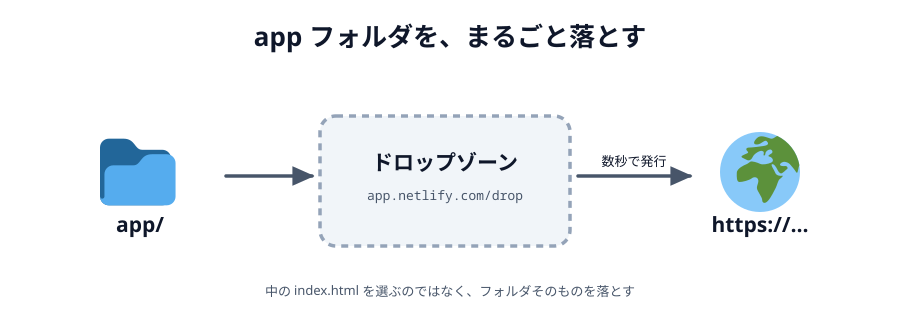

Write Python code to recreate this figure.
# 01-drop.svg
# スキーマ: SOURCE-PATH-GOAL（フォルダ → ドロップゾーン → 公開 URL）

import sys
sys.path.insert(0, "/Users/seekseep/.claude/skills/genfig")
from genfig import Canvas, PALETTE

c = Canvas(900, 330)

c.text(450, 46, "app フォルダを、まるごと落とす", scale="xl")
c.node(140, 180, "app/", emoji_cp="1f4c1", w=140, h=100)
c.sticky(320, 116, 250, 130, color="gray", dash="dashed")
c.text(445, 170, "ドロップゾーン", scale="lg")
c.text(445, 200, "app.netlify.com/drop", scale="sm", font="technical")
c.node(760, 180, "https://…", emoji_cp="1f30d", w=160, h=100)
c.connector(226, 176, 312, 176)
c.connector(578, 176, 690, 176, label="数秒で発行", label_scale="sm")
c.text(450, 296, "中の index.html を選ぶのではなく、フォルダそのものを落とす", scale="sm")

c.save("01-drop.svg")
